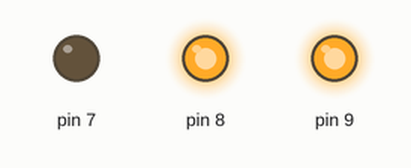
Recording of a sketch running on a simulated Arduino Uno, built with avr-gcc and run on an emulated ATmega328P. On the bench: output pins drawn as LEDs (lit = HIGH).

Above: at 2.5 s.
At 12.5 s:
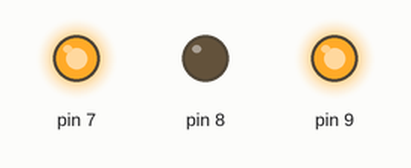
At 17.5 s:
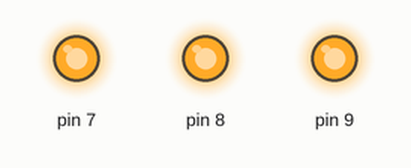
Timing chart, 0 to 23.0 s (numbered marks = the images above):
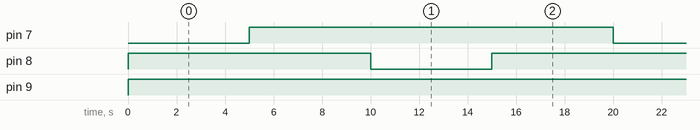

The sketch:

Motor.ino
```cpp
void setup() {
  // put your setup code here, to run once:
  pinMode(7,OUTPUT);
  pinMode(8,OUTPUT);
  pinMode(9,OUTPUT);


}

void loop() {
  // put your main code here, to run repeatedly:

        digitalWrite(9,80);
        digitalWrite(7,LOW);
        digitalWrite(8,HIGH);
        delay(5000);
        digitalWrite(7,HIGH);
        digitalWrite(8,HIGH);
        delay(5000);
        digitalWrite(7,HIGH);
        digitalWrite(8,LOW);
        delay(5000);
        digitalWrite(7,HIGH);
        digitalWrite(8,HIGH);
        delay(5000);


}
```

Measured:
- by itself, pin 7: alternates HIGH for 15.0 s and LOW for 5.0 s
- by itself, pin 8: repeats every 20.0 s: LOW 5.0 s, HIGH 15.0 s
- by itself, pin 9: LOW → HIGH at 0.00 s
